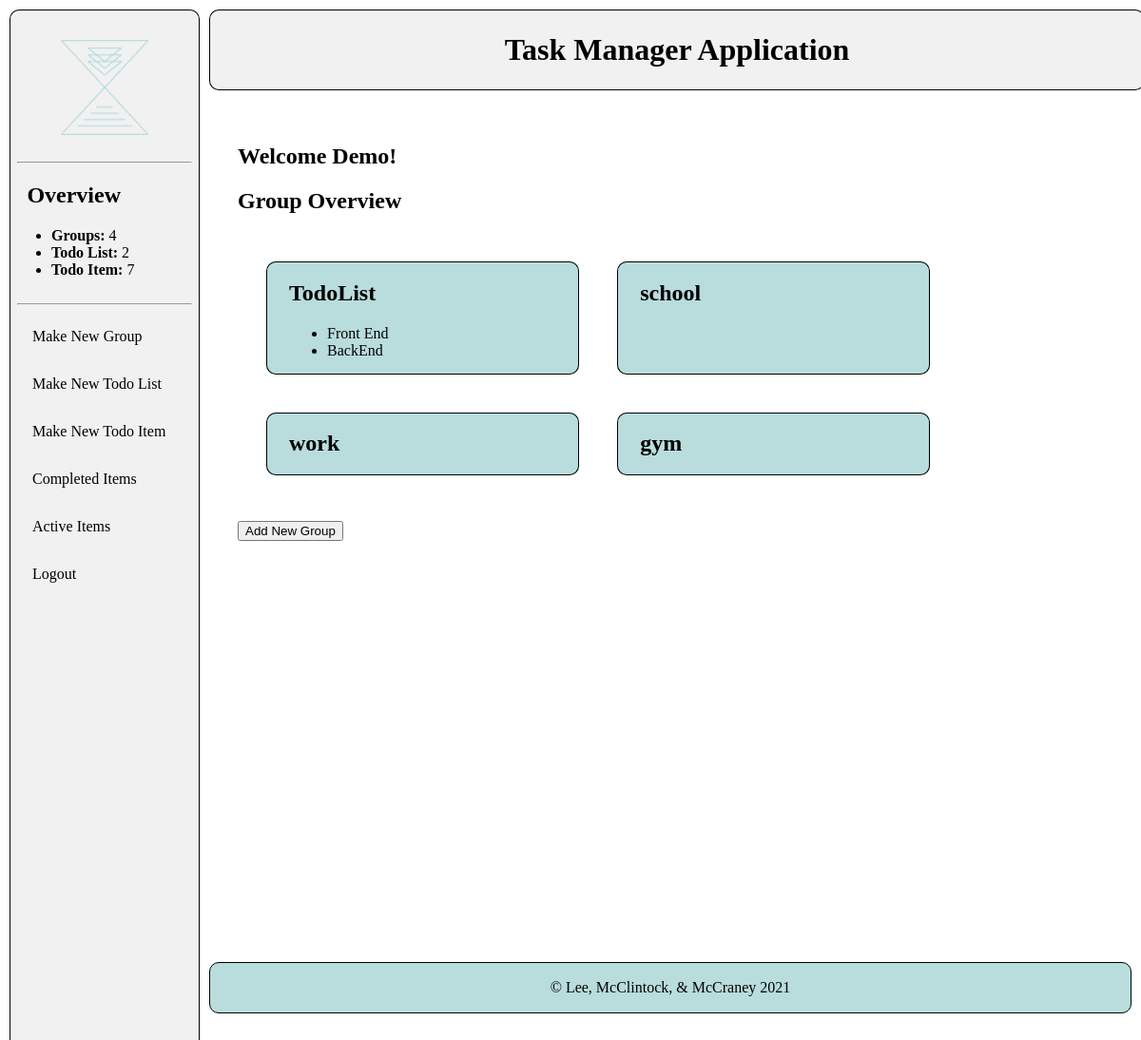
Page / (signed in) on the earlier database version.
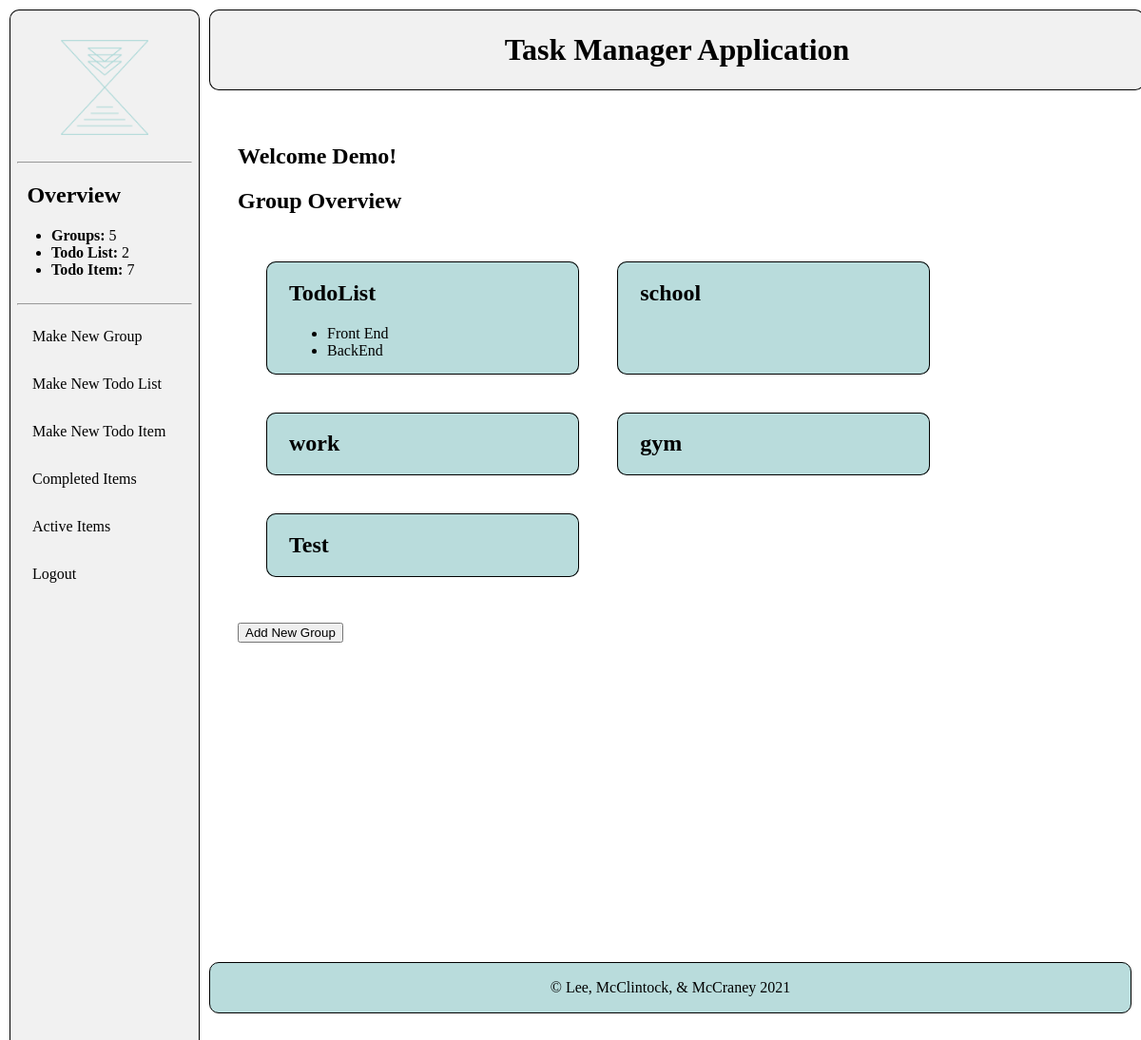
Same page on the later database version.
### calendarApp/models.py (models this page shows, shortened)
class Group(models.Model):
    user = models.ForeignKey(User, on_delete=models.CASCADE)
    name = models.CharField(max_length=200)
    def __str__(self):
        return self.name

class TodoList(models.Model):
    user = models.ForeignKey(User, on_delete=models.CASCADE)
    group = models.ForeignKey(Group, on_delete=models.CASCADE)
    name = models.CharField(max_length=200)
    def getGroup(self):
        return str(self.group)

### calendarApp/views.py (the view)
# urls.py: path('', views.index, name='index'),
@login_required
def index(request):
    groups = Group.objects.filter(user=request.user)
    todoLists = TodoList.objects.filter(user=request.user)
    todoItems = TodoItem.objects.filter(user=request.user)
    context = {
        "groups": groups,
        "todoLists": todoLists,
        "todoItems": todoItems,
    }
    return render(request, "index.html", context=context)

### calendarSite/context_processors.py (called while the page is built)
def count(request):
    if request.user.is_authenticated:
        return {
            'num_Group': Group.objects.filter(user=request.user).count(),
            'num_TodoList': TodoList.objects.filter(user=request.user).count(),
            'num_TodoItem': TodoItem.objects.filter(user=request.user).count(),
        }
    else:
        return {
            'num_Group': 0,
            'num_TodoList':0,
            'num_TodoItem': 0,
        }

### calendarApp/templates/index.html
{% extends "base_generic.html" %}
{% block content %}
<div class="content">
  <div class="main">
    {% if user.is_authenticated %}
      <h2>Welcome {{user.first_name}}!</h2>
    {% endif %}
    <h2>Group Overview</h2>
    {% if groups %}
      <div class="indexOverview">
        {% for group in groups %}
          <div class="groups">
            <h2><a href="/{{group.name}}">{{group.name}}</a></h2>
            <ul class="todoList">
            {% for todoList in todoLists %}
              {% if todoList.getGroup == group.name %}
                <li><a href="/{{todoList.group}}/{{todoList.name}}">{{todoList.name}}</a></li>
              {% endif %}
            {% endfor %}
            </ul>
          </div>
        {% endfor %}
      </div>
      <br>
      <button onclick="location.href='/makeNewGroup'">Add New Group</button>
    {% endif %}
  </div>
</div>
{% endblock %}

Differences in the rows shown:
added Group: name "Test"
Other differences:
{{ num_Group }}: "4" → "5"
